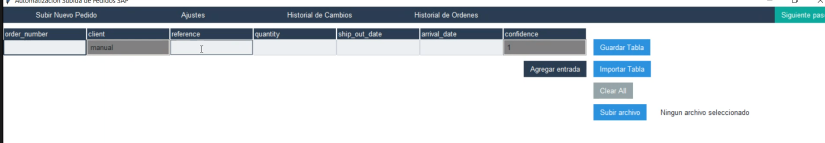
#> input picture AI_Engine/Info/Campos.png, 1649 x 285 px (shown at 1/2 size); its folder holds only this picture in this run
$ python -i modulo_ocr.py   (imports and definitions only)
#> lines starting #> are read from the running program, lines starting #| are printed output that depends on the picture; after the words box and inside, x2 and y2 are one past the last pixel; in counts of white or black regions, pixels touching at a corner belong together
#> `picture = cv2.imread('../Info/Campos.png', cv2.IMREAD_GRAYSCALE)`:
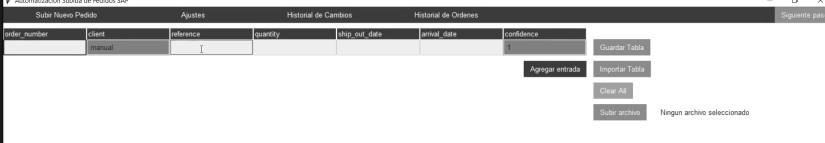
#> picture: shape (285, 1649) (shown at 1/2 size); min 0, max 255, mean 213.9
### AI_Engine/sample/modulo_basic_functions.py
import os
import sys
import cv2 as cv
from pdf2image import convert_from_path


# [51 lines left out: functions vconcat_resize, exit_program, close_windows, pdf_to_img, not called in this run]


def aumentar_box(box, img_shape, resize_config):
    """
    Añade mas borde al box teniendo en cuenta los limites de la imagen
    """
    left, top, right, down = resize_config
    # Extraigo las caracteristicas del box
    x1, y1, w, h = box
    # Creo los puntos
    x2, y2 = x1 + w, y1 + h
    # Modifico los puntos si estos salen de la imagen
    x1 = x1 - left
    if x1 < 0:
        x1 = 0
    y1 = y1 - top
    if y1 < 0:
        y1 = 0
    x2 = x2 + right
    if x2 > img_shape[1]:
        x2 = img_shape[1] - 1
    y2 = y2 + down
    if y2 > img_shape[0]:
        y2 = img_shape[0] - 1
    return x1, y1, x2, y2


# [31 lines left out: functions is_point_en_rect, get_closest_lines, sum_points, not called in this run]


def subs_points(pt1, pt2):
    return (pt1[0] - pt2[0], pt1[1] - pt2[1])


def area_rect(pt1, pt2):
    pt3 = subs_points(pt1, pt2)
    return abs(pt3[0] * pt3[1])

### AI_Engine/sample/modulo_ocr.py
import cv2
import pytesseract
import numpy as np
import pandas as pd
from Packages.constants import tesseract_exe_online_path
from AI_Engine.sample import doc_layout_analysis
from AI_Engine.sample import modulo_basic_functions as mod_basic


def get_contornos_lineas(gray):
    """
    A raiz de una imagen gray, identifica las líneas y devuelve las coordenadas de los contornos de estas
    """
    boxes = []
    # threshold the grayscale image
    thresh = cv2.threshold(gray, 0, 255, cv2.THRESH_BINARY_INV + cv2.THRESH_OTSU)[1]
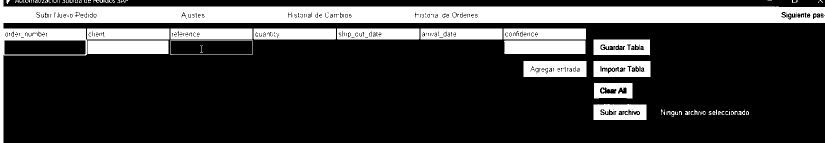
#> thresh: shape (285, 1649) (shown at 1/2 size); 22.4% white; 102 white regions (57 under 20 px), largest, box (x1, y1, x2, y2) and area: (0, 0, 1649, 285) 62537, (1008, 81, 1171, 108) 4377, (175, 81, 337, 108) 4374

    # use morphology erode to blur horizontally
    kernel = cv2.getStructuringElement(cv2.MORPH_RECT, (151, 3))
    morph = cv2.morphologyEx(thresh, cv2.MORPH_DILATE, kernel)
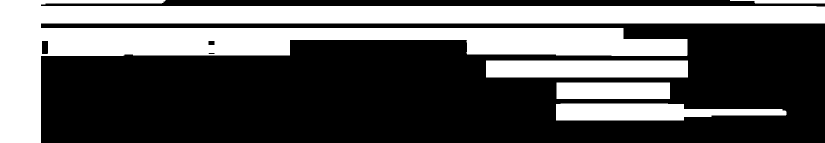
#> morph: shape (285, 1649) (shown at 1/2 size); 36.3% white; 5 white regions

    # use morphology open to remove thin lines from dotted lines
    # kernel = cv.getStructuringElement(cv.MORPH_RECT, (3, 17))
    # morph = cv.morphologyEx(morph, cv.MORPH_OPEN, kernel)

    # Busca contornos
    cntrs = cv2.findContours(morph, cv2.RETR_EXTERNAL, cv2.CHAIN_APPROX_SIMPLE)
#> cntrs = 5 contours; box (x1, y1, x2, y2) and area: (0, 0, 1649, 285) 133698, (972, 121, 1376, 155) 13299, (1112, 207, 1573, 241) 10976, (1113, 165, 1340, 198) 7232, (1460, 0, 1649, 7) 883
    cntrs = cntrs[0] if len(cntrs) == 2 else cntrs[1]

    # Extraigo las coordenadas de los boxes de los contornos
    for c in reversed(cntrs):
        # Extraigo la box del contorno
        box = cv2.boundingRect(c)
        # Ajusto los puntos
        x1, y1, x2, y2 = mod_basic.aumentar_box(box, gray.shape, (0, 6, 0, 6))
        boxes.append(x1, y1, x2, y2)
#> this loop made 1 pass
#> (left in aumentar_box, top in aumentar_box, right in aumentar_box, down in aumentar_box, x1, y1, w in aumentar_box, h in aumentar_box) on pass 1: (0, 6, 0, 6, 0, 0, 1649, 285)
#> after the loop, boxes = []

    return boxes


# [147 lines left out: functions procesamiento_img, lectura_texto, lectura_texto_data, not called in this run]

>>> import cv2
>>> picture = cv2.imread('../Info/Campos.png', cv2.IMREAD_GRAYSCALE)
#> (the run stopped early here; a loop or call above may not have finished)
